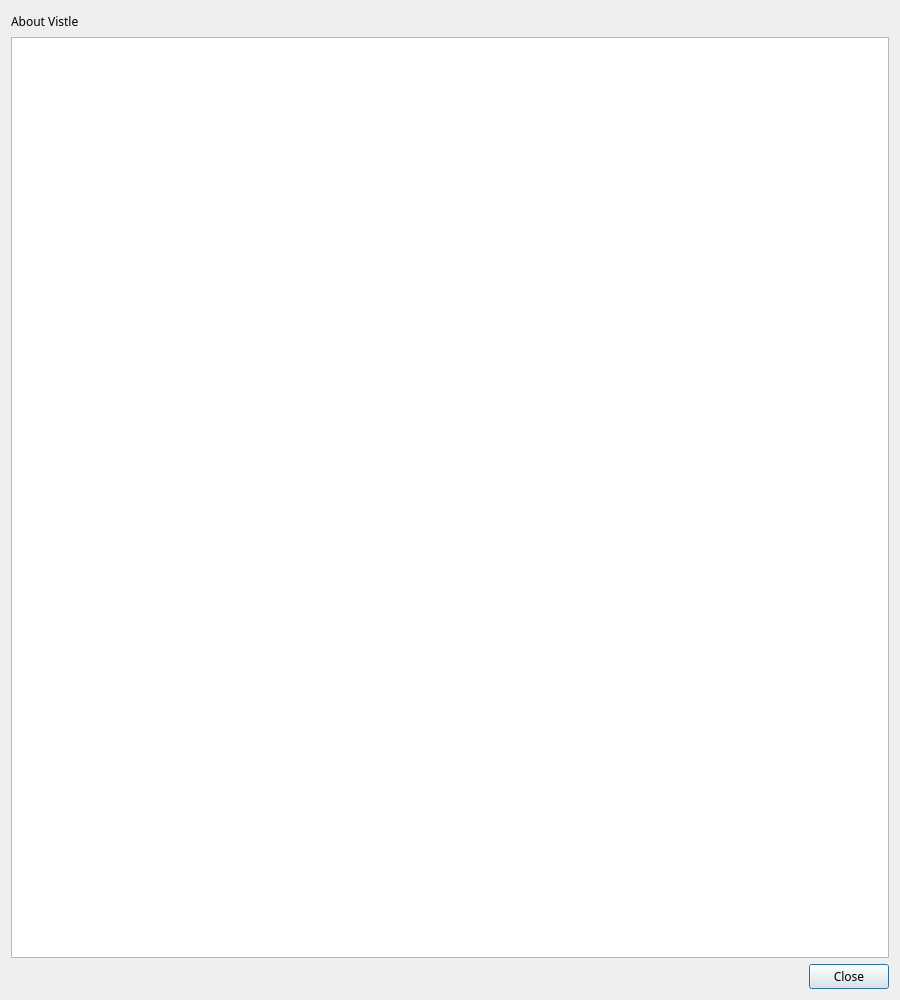
<?xml version="1.0" encoding="UTF-8"?>
<ui version="4.0">
 <class>AboutDialog</class>
 <widget class="QDialog" name="AboutDialog">
  <property name="geometry">
   <rect>
    <x>0</x>
    <y>0</y>
    <width>900</width>
    <height>1000</height>
   </rect>
  </property>
  <property name="sizePolicy">
   <sizepolicy hsizetype="Preferred" vsizetype="Preferred">
    <horstretch>0</horstretch>
    <verstretch>0</verstretch>
   </sizepolicy>
  </property>
  <property name="font">
   <font>
    <family>Sans Serif</family>
   </font>
  </property>
  <property name="windowTitle">
   <string>About Vistle</string>
  </property>
  <layout class="QVBoxLayout" name="verticalLayout_3">
   <item>
    <layout class="QVBoxLayout" name="verticalLayout_2">
     <item>
      <layout class="QHBoxLayout" name="horizontalLayout">
       <item>
        <widget class="QLabel" name="label">
         <property name="minimumSize">
          <size>
           <width>0</width>
           <height>0</height>
          </size>
         </property>
         <property name="text">
          <string>About Vistle</string>
         </property>
        </widget>
       </item>
       <item>
        <spacer name="horizontalSpacer_2">
         <property name="orientation">
          <enum>Qt::Horizontal</enum>
         </property>
         <property name="sizeHint" stdset="0">
          <size>
           <width>40</width>
           <height>20</height>
          </size>
         </property>
        </spacer>
       </item>
      </layout>
     </item>
     <item>
      <layout class="QVBoxLayout" name="verticalLayout">
       <item>
        <widget class="QTextEdit" name="textEdit">
         <property name="sizePolicy">
          <sizepolicy hsizetype="Preferred" vsizetype="Expanding">
           <horstretch>0</horstretch>
           <verstretch>0</verstretch>
          </sizepolicy>
         </property>
         <property name="acceptDrops">
          <bool>false</bool>
         </property>
         <property name="lineWrapMode">
          <enum>QTextEdit::FixedColumnWidth</enum>
         </property>
         <property name="lineWrapColumnOrWidth">
          <number>80</number>
         </property>
         <property name="readOnly">
          <bool>true</bool>
         </property>
         <property name="acceptRichText">
          <bool>false</bool>
         </property>
        </widget>
       </item>
       <item>
        <widget class="QDialogButtonBox" name="buttonBox">
         <property name="orientation">
          <enum>Qt::Horizontal</enum>
         </property>
         <property name="standardButtons">
          <set>QDialogButtonBox::Close</set>
         </property>
        </widget>
       </item>
      </layout>
     </item>
    </layout>
   </item>
  </layout>
 </widget>
 <resources/>
 <connections>
  <connection>
   <sender>buttonBox</sender>
   <signal>accepted()</signal>
   <receiver>AboutDialog</receiver>
   <slot>accept()</slot>
   <hints>
    <hint type="sourcelabel">
     <x>248</x>
     <y>254</y>
    </hint>
    <hint type="destinationlabel">
     <x>157</x>
     <y>274</y>
    </hint>
   </hints>
  </connection>
  <connection>
   <sender>buttonBox</sender>
   <signal>rejected()</signal>
   <receiver>AboutDialog</receiver>
   <slot>reject()</slot>
   <hints>
    <hint type="sourcelabel">
     <x>316</x>
     <y>260</y>
    </hint>
    <hint type="destinationlabel">
     <x>286</x>
     <y>274</y>
    </hint>
   </hints>
  </connection>
 </connections>
</ui>
